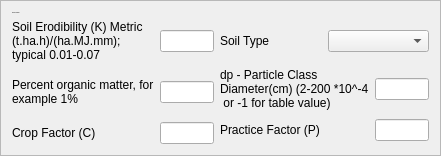
             <widget class="QFrame" name="frame_4">
              <property name="frameShape">
               <enum>QFrame::StyledPanel</enum>
              </property>
              <property name="frameShadow">
               <enum>QFrame::Raised</enum>
              </property>
              <layout class="QGridLayout" name="gridLayout_5">
               <item row="2" column="2">
                <layout class="QHBoxLayout" name="horizontalLayout_28">
                 <item>
                  <widget class="QLabel" name="label_30">
                   <property name="text">
                    <string>dp - Particle Class 
Diameter(cm) (2-200 *10^-4
 or -1 for table value)</string>
                   </property>
                  </widget>
                 </item>
                 <item>
                  <widget class="QLineEdit" name="particle_diameter">
                   <property name="maximumSize">
                    <size>
                     <width>54</width>
                     <height>16777215</height>
                    </size>
                   </property>
                   <property name="alignment">
                    <set>Qt::AlignCenter</set>
                   </property>
                  </widget>
                 </item>
                </layout>
               </item>
               <item row="4" column="0" colspan="2">
                <layout class="QHBoxLayout" name="horizontalLayout_26">
                 <item>
                  <widget class="QLabel" name="label_28">
                   <property name="text">
                    <string>Crop Factor (C)</string>
                   </property>
                  </widget>
                 </item>
                 <item>
                  <widget class="QLineEdit" name="crop_factor">
                   <property name="maximumSize">
                    <size>
                     <width>54</width>
                     <height>16777215</height>
                    </size>
                   </property>
                   <property name="alignment">
                    <set>Qt::AlignCenter</set>
                   </property>
                  </widget>
                 </item>
                </layout>
               </item>
               <item row="3" column="2" rowspan="2">
                <layout class="QHBoxLayout" name="horizontalLayout_29">
                 <item>
                  <widget class="QLabel" name="label_31">
                   <property name="text">
                    <string>Practice Factor (P)</string>
                   </property>
                  </widget>
                 </item>
                 <item>
                  <widget class="QLineEdit" name="practice_factor">
                   <property name="maximumSize">
                    <size>
                     <width>54</width>
                     <height>16777215</height>
                    </size>
                   </property>
                   <property name="alignment">
                    <set>Qt::AlignCenter</set>
                   </property>
                  </widget>
                 </item>
                </layout>
               </item>
               <item row="2" column="0" rowspan="2" colspan="2">
                <layout class="QHBoxLayout" name="horizontalLayout_25">
                 <item>
                  <widget class="QLabel" name="label_27">
                   <property name="text">
                    <string>Percent organic matter, for
example 1%</string>
                   </property>
                  </widget>
                 </item>
                 <item>
                  <widget class="QLineEdit" name="organic_matter">
                   <property name="maximumSize">
                    <size>
                     <width>54</width>
                     <height>16777215</height>
                    </size>
                   </property>
                   <property name="alignment">
                    <set>Qt::AlignCenter</set>
                   </property>
                  </widget>
                 </item>
                </layout>
               </item>
               <item row="0" column="0">
                <widget class="QLabel" name="label_32">
                 <property name="font">
                  <font>
                   <family>Georgia</family>
                   <pointsize>-1</pointsize>
                  </font>
                 </property>
                 <property name="text">
                  <string>Erosion Parameters</string>
                 </property>
                </widget>
               </item>
               <item row="1" column="2">
                <layout class="QHBoxLayout" name="horizontalLayout_27">
                 <item>
                  <widget class="QLabel" name="label_29">
                   <property name="text">
                    <string>Soil Type</string>
                   </property>
                  </widget>
                 </item>
                 <item>
                  <widget class="QComboBox" name="soil_type">
                   <property name="minimumSize">
                    <size>
                     <width>0</width>
                     <height>21</height>
                    </size>
                   </property>
                   <property name="maximumSize">
                    <size>
                     <width>130</width>
                     <height>16777215</height>
                    </size>
                   </property>
                  </widget>
                 </item>
                </layout>
               </item>
               <item row="1" column="0" colspan="2">
                <layout class="QHBoxLayout" name="horizontalLayout_24">
                 <item>
                  <widget class="QLabel" name="label_26">
                   <property name="text">
                    <string>Soil Erodibility (K) Metric
(t.ha.h)/(ha.MJ.mm);
typical 0.01-0.07</string>
                   </property>
                  </widget>
                 </item>
                 <item>
                  <widget class="QLineEdit" name="k_factor">
                   <property name="maximumSize">
                    <size>
                     <width>54</width>
                     <height>16777215</height>
                    </size>
                   </property>
                   <property name="alignment">
                    <set>Qt::AlignCenter</set>
                   </property>
                  </widget>
                 </item>
                </layout>
               </item>
              </layout>
             </widget>
